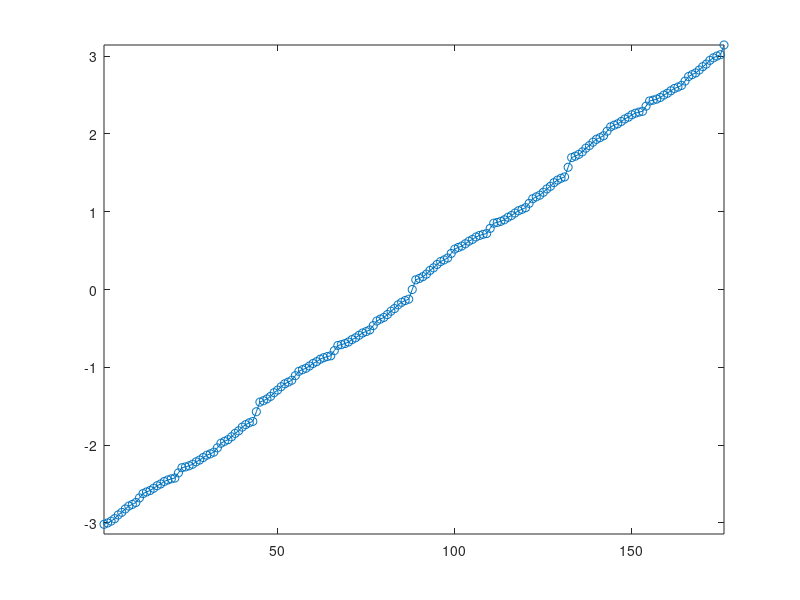
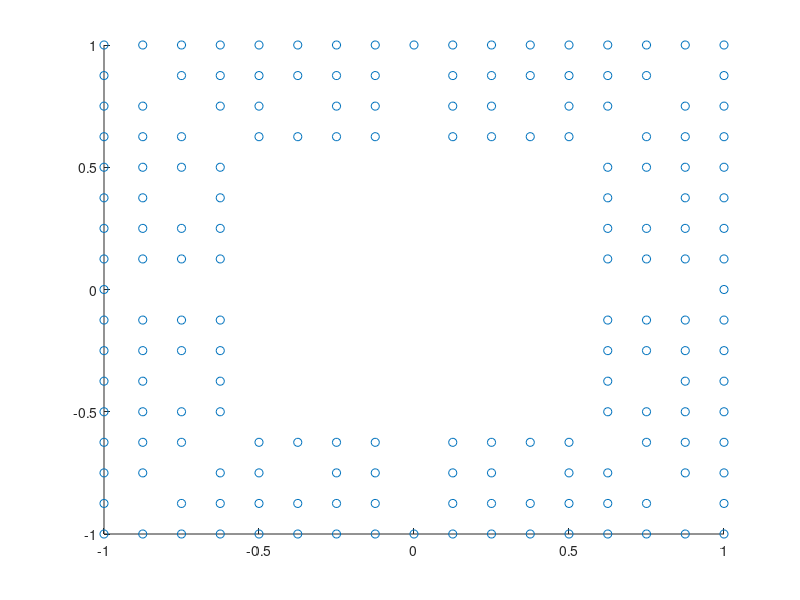
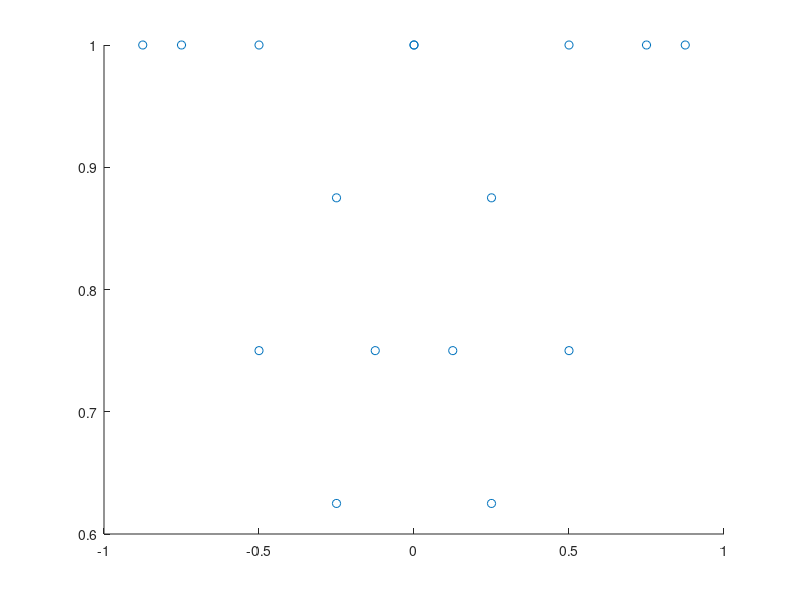
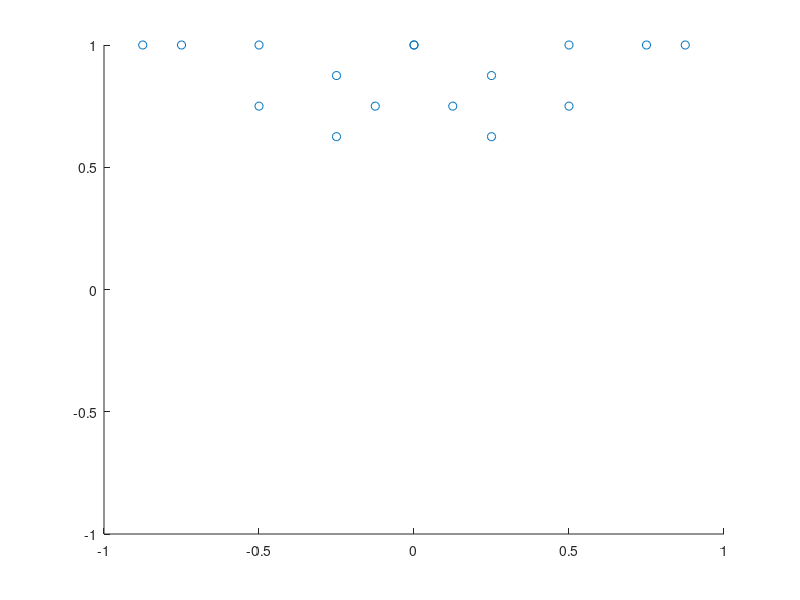

These figures' MATLAB source, in order:
close all; clear; output_precision(16);

function vecdir = vectordirection(x)
  vecdir = acos(dot([0 1]'*ones(1,size(x,2)),x./vecnorm(x)));
  vecdir(sign(x(1,:))<0) *= -1;
endfunction

a = [
  [0 1 2 3 4 5 6 7 8] [1 2 3 4 5 6 8] [1 2 4 5 7 8] [1 2 3 4 6 7 8] [5 6 7 8] [5 7 8] [5 6 7 8] [5 6 7 8] 8;
  [8 8 8 8 8 8 8 8 8] [7 7 7 7 7 7 7] [6 6 6 6 6 6] [5 5 5 5 5 5 5] [4 4 4 4] [3 3 3] [2 2 2 2] [1 1 1 1] 0
]/8;
a = [flip([-a(1,:);a(2,:)],2) a];
a = [a flip([a(1,:);-a(2,:)],2)];
a = unique(a',"rows")';
b = vectordirection(a);
c = sort(b);
d = round(a*2^3);
figure(1); plot(c,'o-'); xlim([1 176]); ylim([-pi pi]);
figure(2); scatter(a(1,:),a(2,:));

fn = "tiledata.prg";
fopen(fn,'w');
fwrite(fn,cast(0x6000,'uint16'),'uint16',0,'l');
fwrite(fn,cast(d','int8'),'int8',0,'l');
fclose(fn);

fov = 70 * pi/180;
len = atan(fov);
drs = 8;
stp = 16;
a2 = len*(-1:2/(stp-1):1);
b2 = [a2;ones(size(a2))];
b3 = vectordirection(b2);
[b3a,b3i] = min(abs(b3 - b'));
b4a = a(:,b3i);
figure(3); scatter(b4a(1,:),b4a(2,:));
b2a = [];
for n = 1:drs
  rz = rotz((n-1)/drs*360);
  rz = rz(1:2,1:2);
  rd = rz*b2;
  rd2 = vectordirection(rd);
  [rd3,rd3i] = min(abs(rd2 - b'));
  rd3 = a(:,rd3i);
  figure(n+3); scatter(rd3(1,:),rd3(2,:)); xlim([-1 1]); ylim([-1 1]);
  rda = [];
  rda(1:2:size(rd3,2)*2) = rd3(1,:);
  rda(2:2:size(rd3,2)*2) = rd3(2,:);
  b2a = [b2a; rda];
endfor
c2 = round(b2a*2^3);

fn = "tiledata2.prg";
fopen(fn,'w');
fwrite(fn,cast(0x6000,'uint16'),'uint16',0,'l');
fwrite(fn,cast(c2','int8'),'int8',0,'l');
fclose(fn);

tileddim = 16;
tiledsize = 256;
tiledroom = [
	1, 1, 1, 1, 1, 1, 1, 1, 0, 0, 0, 0, 0, 0, 0, 0,
	1, 0, 0, 0, 0, 0, 0, 1, 0, 0, 0, 0, 0, 0, 0, 0,
	1, 0, 0, 0, 0, 0, 0, 1, 0, 0, 0, 0, 0, 0, 0, 0,
	1, 0, 0, 1, 1, 1, 0, 1, 0, 0, 0, 0, 0, 0, 0, 0,
	1, 0, 0, 1, 0, 0, 0, 1, 0, 0, 0, 0, 0, 0, 0, 0,
	1, 0, 0, 0, 0, 0, 0, 1, 0, 0, 0, 0, 0, 0, 0, 0,
	1, 0, 0, 0, 0, 0, 0, 1, 0, 0, 0, 0, 0, 0, 0, 0,
	1, 0, 0, 1, 1, 1, 1, 1, 0, 0, 0, 0, 0, 0, 0, 0,
	0, 0, 0, 0, 0, 0, 0, 0, 0, 0, 0, 0, 0, 0, 0, 0,
	0, 0, 0, 0, 0, 0, 0, 0, 0, 0, 0, 0, 0, 0, 0, 0,
	0, 0, 0, 0, 0, 0, 0, 0, 0, 0, 0, 0, 0, 0, 0, 0,
	0, 0, 0, 0, 0, 0, 0, 0, 0, 0, 0, 0, 0, 0, 0, 0,
	0, 0, 0, 0, 0, 0, 0, 0, 0, 0, 0, 0, 0, 0, 0, 0,
	0, 0, 0, 0, 0, 0, 0, 0, 0, 0, 0, 0, 0, 0, 0, 0,
	0, 0, 0, 0, 0, 0, 0, 0, 0, 0, 0, 0, 0, 0, 0, 0,
	0, 0, 0, 0, 0, 0, 0, 0, 0, 0, 0, 0, 0, 0, 0, 0,
];
tiledroom = randi(4,tileddim,tileddim)-3;
tiledroom(tiledroom<0) = 0;

fn = "tiledroom.prg";
fopen(fn,'w');
fwrite(fn,cast(0x4000,'uint16'),'uint16',0,'l');
fwrite(fn,cast(tiledroom','uint8'),'uint8',0,'l');
fclose(fn);

tiledsdf = inf(tileddim,tileddim);
for j = 1:tileddim
  for i = 1:tileddim
    for l = 1:tileddim
      for k = 1:tileddim
        if (tiledroom(l,k)>0)
          md = sqrt((j-l)^2+(i-k)^2);
          if (md < tiledsdf(j,i))
            tiledsdf(j,i) = md;
          endif
        endif
      endfor
    endfor
  endfor
endfor
tiledsdf = floor(log2(tiledsdf));
tiledsdf(tiledsdf<0) = 0;
tiledsdf(tiledsdf>4) = 4;

fn = "tiledsdf.prg";
fopen(fn,'w');
fwrite(fn,cast(0x5000,'uint16'),'uint16',0,'l');
fwrite(fn,cast(tiledsdf','uint8'),'uint8',0,'l');
fclose(fn);
